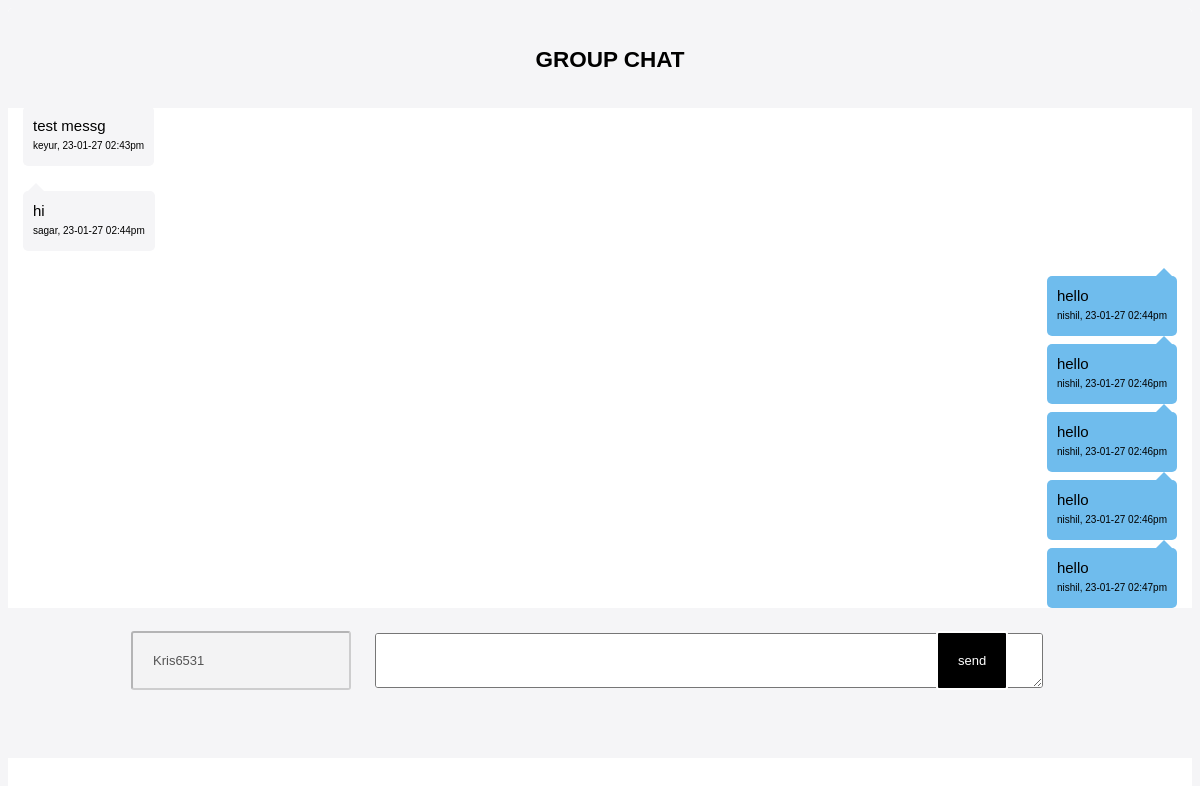
The page /mentor/chat_app/Group_chat.php (signed in) on the database its author committed.
### tables this page shows
CREATE TABLE `chats` (
  `uname` varchar(30) NOT NULL,
  `msg` varchar(100) NOT NULL,
  `dt` varchar(20) NOT NULL
);

### mentor/chat_app/Group_chat.php (the view, shortened to what this page needs)
<?php
if (!isset($_SESSION['mentor_id'])){
    header("location:student_log.php");
}
else{
    $username = $_SESSION['mentor_id'];
}
?>
<html>
<head>
<link rel="stylesheet" href="styles.css">
<body onload="show_func()">
<div id="container">
	<main>
		<header>
			<div>
				<h2>GROUP CHAT</h2>
			</div>
		</header>
<form id="myform" action="Group_chat.php" method="POST" >
<div class="inner_div" id="chathist">
<?php
$host = "localhost";
$user = "root";
$pass = "";
$db_name = "oms1";
$con = new mysqli($host, $user, $pass, $db_name);
$query = "SELECT * FROM chats";
$run = $con->query($query);
$i=0;
while($row = $run->fetch_array()) :
if($i==0){
$i=5;
$first=$row;
?>
<br/><br/>
<?php
}
else
{
if($row['uname']!=$first['uname'])
{
?>
<div id="triangle" class="triangle"></div>
<div id="message" class="message">
<span style="color:black;float:left;">
<?php echo $row['msg']; ?>
</span> <br/>
<div>
<span style="color:black;float:right;
		font-size:10px;clear:both;">
<?php echo $row['uname']; ?>,
		<?php echo $row['dt']; ?>
</span>
</div>
</div>
<br/><br/>
<?php
}
else
{
?>
<div id="triangle1" class="triangle1"></div>
<div id="message1" class="message1">
<span style="color:black">
<?php echo $row['msg']; ?>
</span> <br/>
<div>
<span style="color:black;float:left;
		font-size:10px;clear:both;">
<?php echo $row['uname']; ?>,
	<?php echo $row['dt']; ?>
</span>
</div>
</div>
<br/><br/>
<?php
}
}
endwhile;
?>
</div>
<div class="input-style">
	<footer>
		<table>
		<tr>
		<th>
			<input class="input1" type="text"
					id="uname" name="uname"
					placeholder="From" value= "<?php echo $username; ?>" disabled>
		</th>
		<th>
			<textarea id="msg" name="msg"
				rows='3' cols='50'
				placeholder="Type your message">
			</textarea></th>
		<th>
			<input class="input2" type="submit"
			id="submit" name="submit" value="send">
		</th>
		</tr>
		</table>
	</footer>
    </div>
</form>
</main>
</div>
</body>
</html>

### mentor/chat_app/styles.css (style rules this page uses)
* { box-sizing:border-box; }
body { background-color:#f5f5f7; font-family:Arial; }
#container { width:100%; height:100%; background:white; font-size:0; border-radius:5px; overflow:hidden; }
main { width:100%; height:100%; display:inline-block; font-size:15px; vertical-align:top; }
main header { height:100px; padding:20px 20px 30px 40px; background-color:#f5f5f7; }
h2 { text-align: center; color:black; }
main .inner_div { position:relative; overflow:auto; height:500px; background-position:center; background-repeat:no-repeat; background-size:cover; position: relative; }
main .triangle { width: 0; height: 0; border-style: solid; border-width: 0 8px 8px 8px; border-color: transparent transparent #f5f5f7 transparent; margin-left:20px; clear:both; }
main .message { padding:10px; color:#000; margin-left:15px; background-color:#f5f5f7; line-height:20px; max-width:90%; display:inline-block; text-align:left; border-radius:5px; clear:both; }
main .triangle1 { width: 0; height: 0; border-style: solid; border-width: 0 8px 8px 8px; border-color: transparent transparent #6fbced transparent; margin-right:20px; float:right; clear:both; }
main .message1 { padding:10px; color:#000; margin-right:15px; background-color:#6fbced; line-height:20px; max-width:100%; text-align:left; border-radius:5px; float:right; clear:both; }
main footer { height:150px; padding:20px 30px 10px 20px; background-color:#f5f5f7; }
main footer .input1 { margin-left: 100px; border-radius:3px; padding:20px; font-size:13px; margin-bottom:13px; }
main footer textarea { display:block; width:140%; height:55px; border-radius:3px; padding:20px; font-size:13px; margin-bottom:13px; margin-left:20px; }
main footer .input2 { resize:none; border:100%; display:block; border-radius:3px; padding:20px; font-size:13px; margin-bottom:13px; margin-left:100px; color:white; text-align:center; background-color:black; border: 2px solid white; }
.input-style { width: 100%; }
main footer textarea::placeholder { color:#ddd; }

### rows shown on the page
chats: msg "test messg", uname "keyur", dt "23-01-27 02:43pm"
chats: msg "hi", uname "sagar", dt "23-01-27 02:44pm"
chats: msg "hello", uname "nishil", dt "23-01-27 02:44pm"
chats: msg "hello", uname "nishil", dt "23-01-27 02:46pm"
chats: msg "hello", uname "nishil", dt "23-01-27 02:46pm"
chats: msg "hello", uname "nishil", dt "23-01-27 02:46pm"
chats: msg "hello", uname "nishil", dt "23-01-27 02:47pm"
